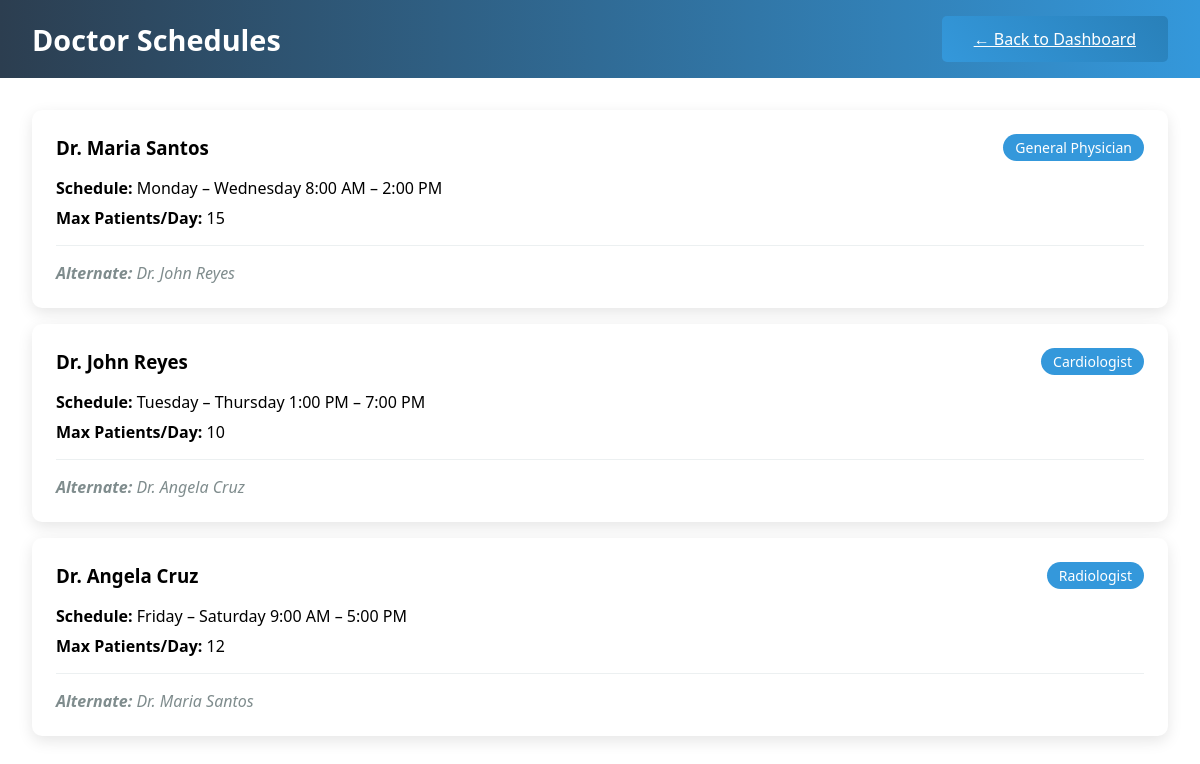
Screenshot of /doctor_schedule.php with the database file from the repository.
### tables this page shows
CREATE TABLE `doctors` (
  `doctor_id` int(11) NOT NULL,
  `doctor_name` varchar(100) NOT NULL,
  `specialization` varchar(50) DEFAULT NULL,
  `schedule` text DEFAULT NULL,
  `max_patients` int(11) DEFAULT NULL
);

### doctor_schedule.php (the view, shortened to what this page needs)
<?php include 'config.php'; ?>
<!DOCTYPE html>
<html lang="en">
<head>
    <link rel="stylesheet" href="style.css">
</head>
<body>
    <div class="container">
        <header>
            <h1><i class="fas fa-calendar-alt"></i> Doctor Schedules</h1>
            <a href="index.php" class="btn primary">← Back to Dashboard</a>
        </header>
        <main>
            <?php
            $doctors = $pdo->query("SELECT * FROM doctors ORDER BY doctor_id")->fetchAll();
            foreach ($doctors as $doctor): ?>
            <div class="card">
                <div class="doctor-header">
                    <h3><?php echo $doctor['doctor_name']; ?></h3>
                    <span class="specialization"><?php echo $doctor['specialization']; ?></span>
                </div>
                <div class="schedule-info">
                    <div><strong>Schedule:</strong> <?php echo $doctor['schedule']; ?></div>
                    <div><strong>Max Patients/Day:</strong> <?php echo $doctor['max_patients']; ?></div>
                </div>
                <div class="alternate-doctor">
                    <strong>Alternate:</strong>
                    <?php
                    $alternates = [
                        1 => 'Dr. John Reyes',
                        2 => 'Dr. Angela Cruz',
                        3 => 'Dr. Maria Santos'
                    ];
                    echo $alternates[$doctor['doctor_id']];
                    ?>
                </div>
            </div>
            <?php endforeach; ?>
        </main>
    </div>
</body>
</html>

### style.css (style rules this page uses)
* { margin: 0; padding: 0; box-sizing: border-box; }
body { font-family: 'Segoe UI', Tahoma, Geneva, Verdana, sans-serif; background: linear-gradient(135deg, #667eea 0%, #764ba2 100%); min-height: 100vh; }
.container { max-width: 1400px; margin: 0 auto; background: white; min-height: 100vh; box-shadow: 0 0 20px rgba(0,0,0,0.1); }
header { background: linear-gradient(90deg, #2c3e50, #3498db); color: white; padding: 1rem 2rem; display: flex; justify-content: space-between; align-items: center; }
header h1 { font-size: 1.8rem; }
main { padding: 2rem; }
.btn { padding: 0.75rem 2rem; border: none; border-radius: 5px; font-size: 1rem; cursor: pointer; transition: all 0.3s; }
.btn.primary { background: linear-gradient(45deg, #3498db, #2980b9); color: white; }
.card { background: white; border-radius: 10px; box-shadow: 0 5px 15px rgba(0,0,0,0.1); padding: 1.5rem; margin-bottom: 1rem; }
.doctor-header { display: flex; justify-content: space-between; align-items: center; margin-bottom: 1rem; }
.specialization { background: #3498db; color: white; padding: 0.25rem 0.75rem; border-radius: 20px; font-size: 0.875rem; }
.schedule-info div { margin-bottom: 0.5rem; }
.alternate-doctor { margin-top: 1rem; padding-top: 1rem; border-top: 1px solid #ecf0f1; font-style: italic; color: #7f8c8d; }

### rows the page displays
doctors: doctor_name "Dr. Maria Santos", specialization "General Physician", schedule "Monday – Wednesday 8:00 AM – 2:00 PM", max_patients "15", doctor_id "Dr. John Reyes"
doctors: doctor_name "Dr. John Reyes", specialization "Cardiologist", schedule "Tuesday – Thursday 1:00 PM – 7:00 PM", max_patients "10", doctor_id "Dr. Angela Cruz"
doctors: doctor_name "Dr. Angela Cruz", specialization "Radiologist", schedule "Friday – Saturday 9:00 AM – 5:00 PM", max_patients "12", doctor_id "Dr. Maria Santos"
